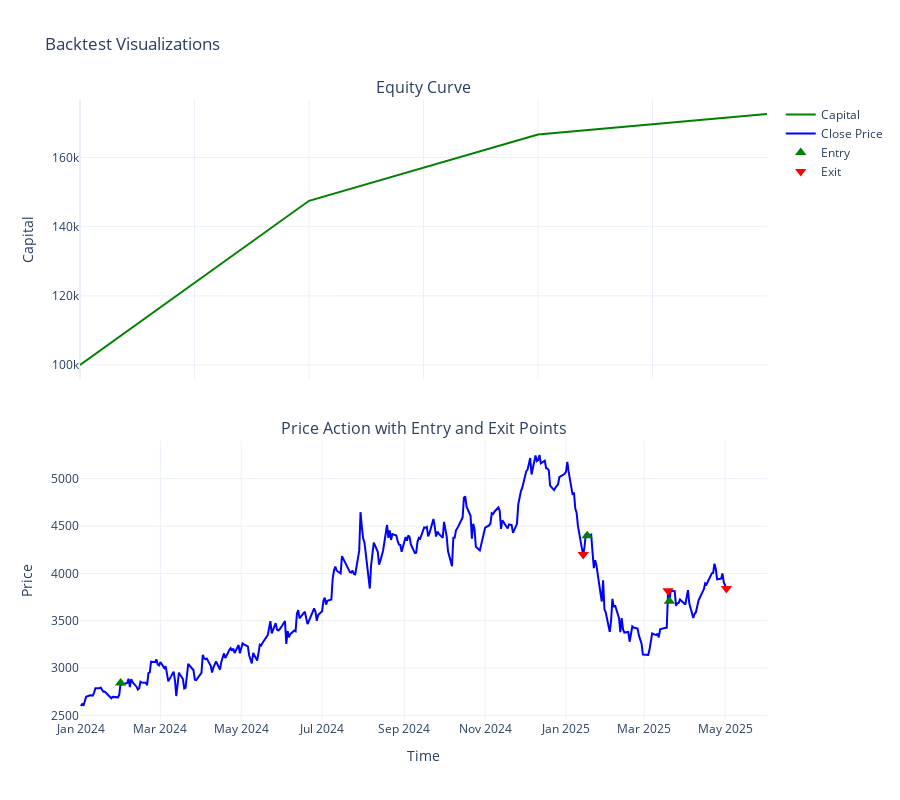

Notebook source saved alongside this figure:
### Markdown cell above
### Backtesting Strategy Y

### Code cell
datay = df_y.copy()
datay=datay[['datetime', 'open_main','high_main','low_main','close_main','volume','signals']]
datay.rename(columns={'datetime':'timestamp','open_main':'open','high_main':'high','low_main':'low','close_main':'close'},inplace=True)
#dataframe = remove_redundant_signals(dataframe)
perform_backtest(datay)

### Figure 1 — Plotly figure (JSON) as saved in the notebook; plotly's stock layout.template omitted (floating-point values rounded to 4 significant figures; data arrays with more than 128 entries replaced by an {"elided": "..."} marker saying what was removed)
{"data": [{"line": {"color": "green"}, "mode": "lines", "name": "Capital", "type": "scatter", "xaxis": "x", "y": [100000, 147500.0, 166700.0, 172600.0], "yaxis": "y"}, {"line": {"color": "blue"}, "mode": "lines", "name": "Close Price", "type": "scatter", "x": {"elided": "328 str values"}, "xaxis": "x2", "y": {"elided": "328 float values"}, "yaxis": "y2"}, {"marker": {"color": "green", "size": 10, "symbol": "triangle-up"}, "mode": "markers", "name": "Entry", "type": "scatter", "x": ["2024-01-31T00:00:00", "2025-01-17T00:00:00", "2025-03-20T00:00:00"], "xaxis": "x2", "y": [2843.0, 4397.0, 3706.0], "yaxis": "y2"}, {"marker": {"color": "red", "size": 10, "symbol": "triangle-down"}, "mode": "markers", "name": "Exit", "type": "scatter", "x": ["2025-01-14T00:00:00", "2025-03-19T00:00:00", "2025-05-02T00:00:00"], "xaxis": "x2", "y": [4199.0, 3816.0, 3841], "yaxis": "y2"}], "layout": {"annotations": [{"font": {"size": 16}, "showarrow": false, "text": "Equity Curve", "x": 0.5, "xanchor": "center", "xref": "paper", "y": 1, "yanchor": "bottom", "yref": "paper"}, {"font": {"size": 16}, "showarrow": false, "text": "Price Action with Entry and Exit Points", "x": 0.5, "xanchor": "center", "xref": "paper", "y": 0.45, "yanchor": "bottom", "yref": "paper"}], "height": 800, "showlegend": true, "title": {"text": "Backtest Visualizations"}, "xaxis": {"anchor": "y", "domain": [0, 1], "matches": "x2", "showticklabels": false}, "xaxis2": {"anchor": "y2", "domain": [0, 1], "title": {"text": "Time"}}, "yaxis": {"anchor": "x", "domain": [0.55, 1], "title": {"text": "Capital"}}, "yaxis2": {"anchor": "x2", "domain": [0, 0.45], "title": {"text": "Price"}}}}
